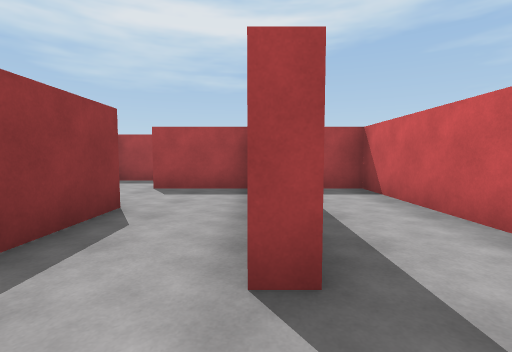
View 1 (above)

24 first-person views from a walk through a 3-D level made in the Unity game engine. The camera is 1.3 m above the floor, tilts 4° down and sees 85° across. The floor is counted in squares, 2 m on a side. Each view is taken from the middle of a square. On the plan, view 1 faces up. The plan holds only what a view shows up to about 9 squares ahead; the rest is blank. The player is left out. Some animated figures are left out.

View 2
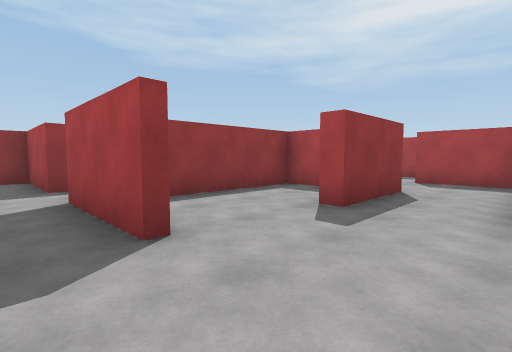

View 3
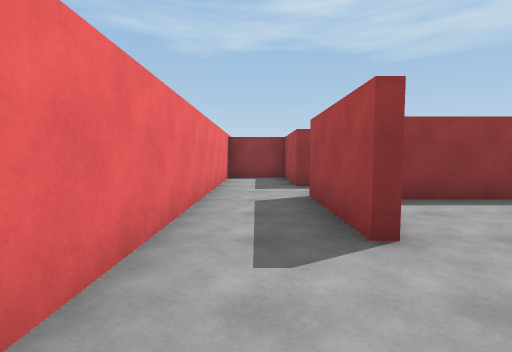

View 4
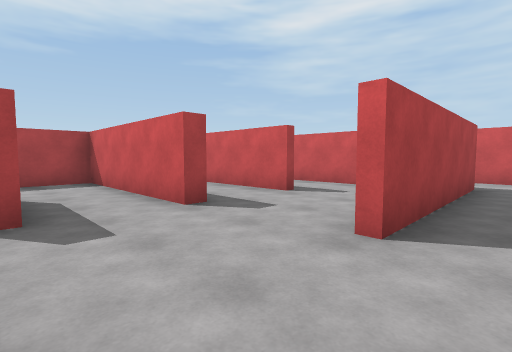

View 5
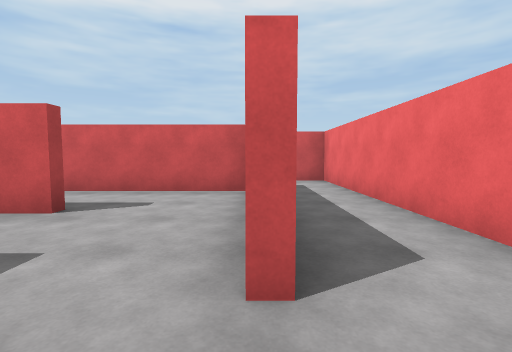

View 6
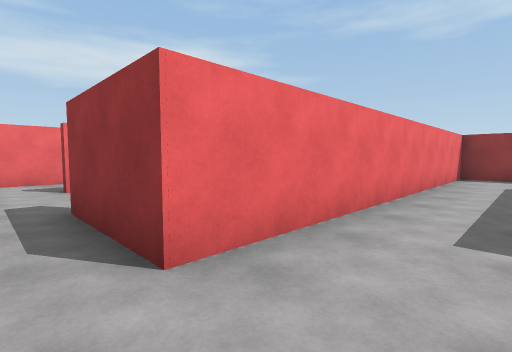

View 7
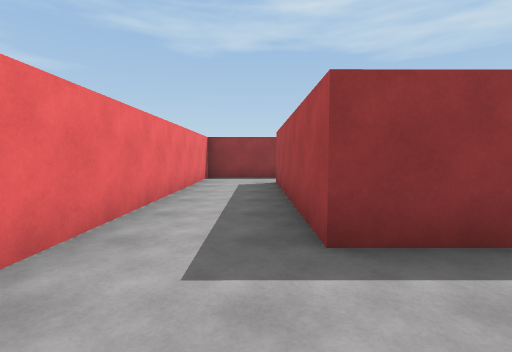

View 8
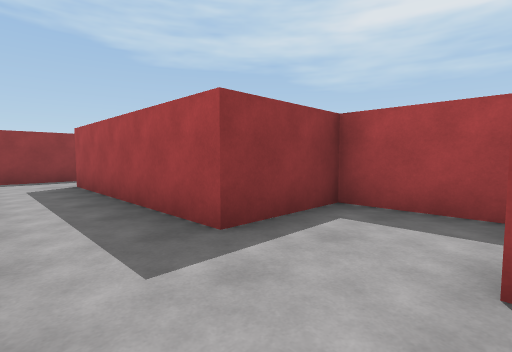

View 9
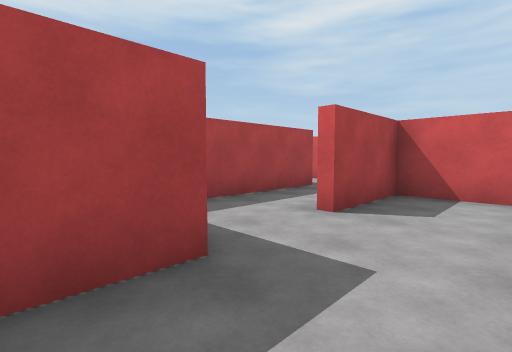

View 10
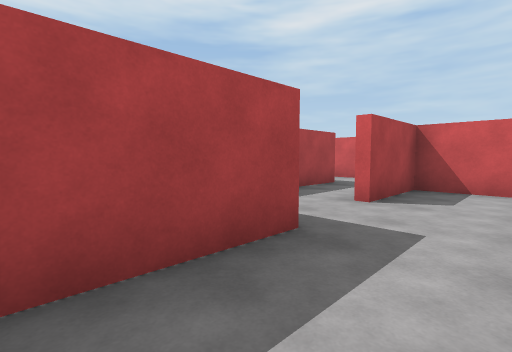

View 11
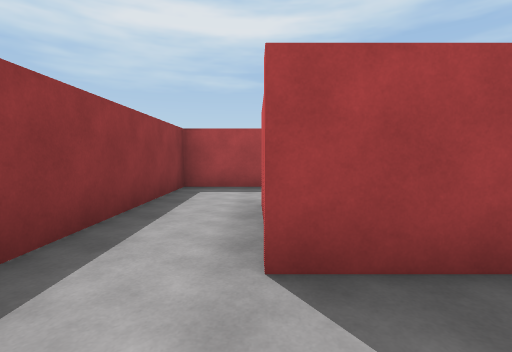

View 12
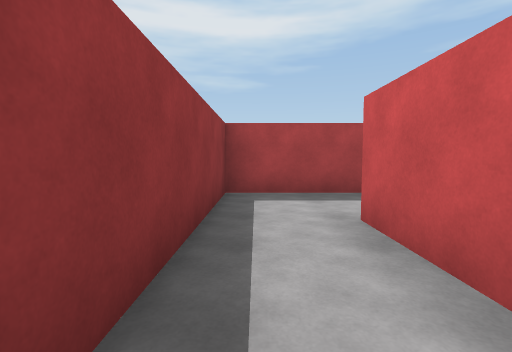

View 13
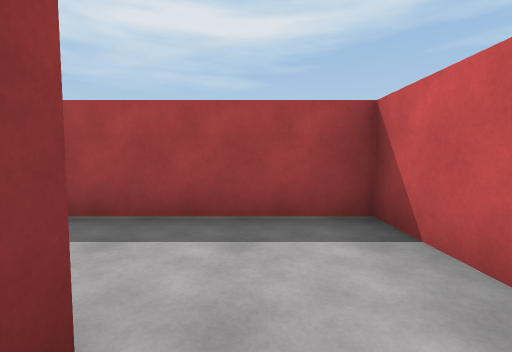

View 14
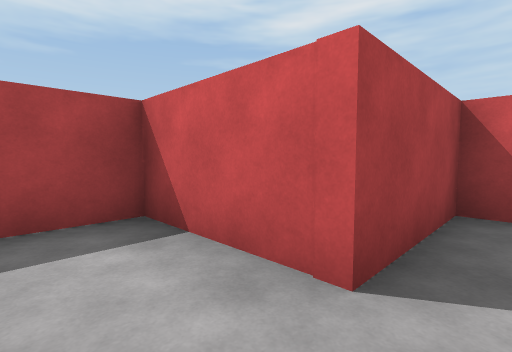

View 15
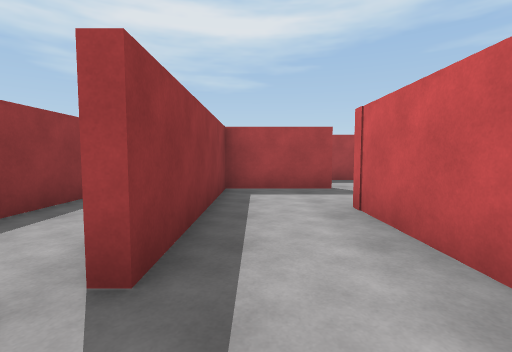

View 16
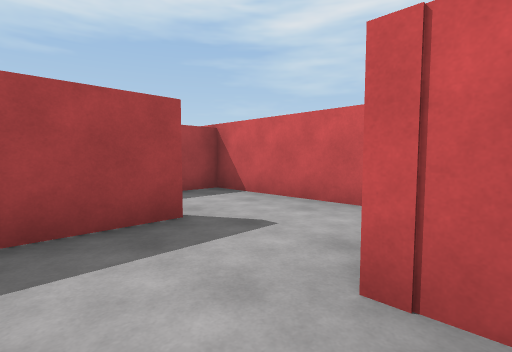

View 17
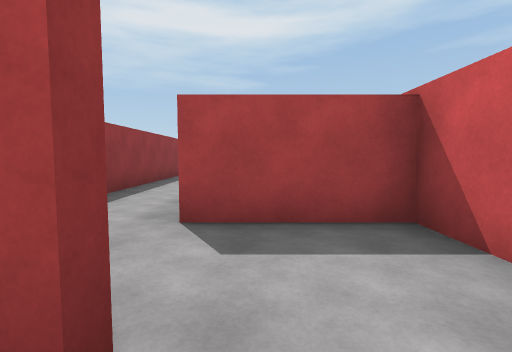

View 18
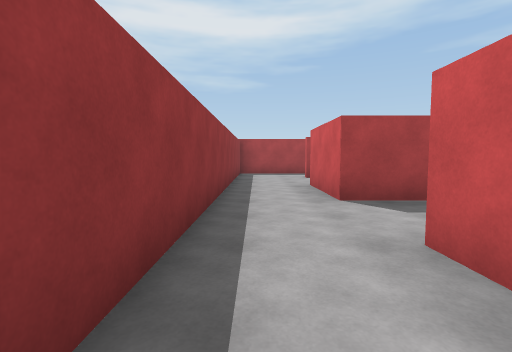

View 19
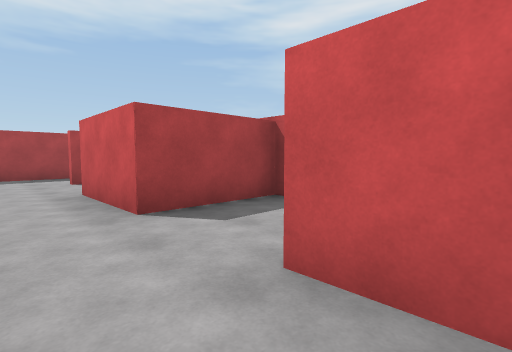

View 20
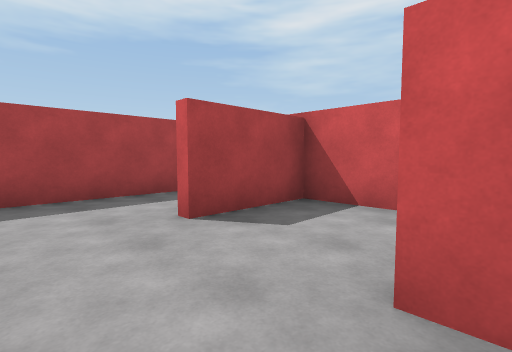

View 21
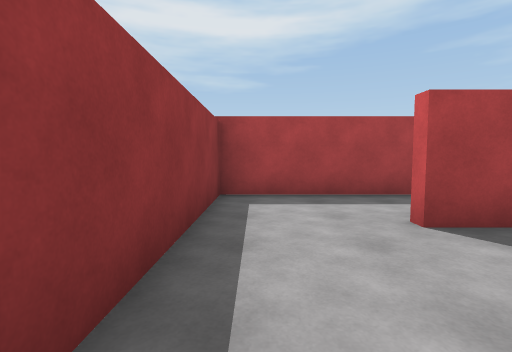

View 22
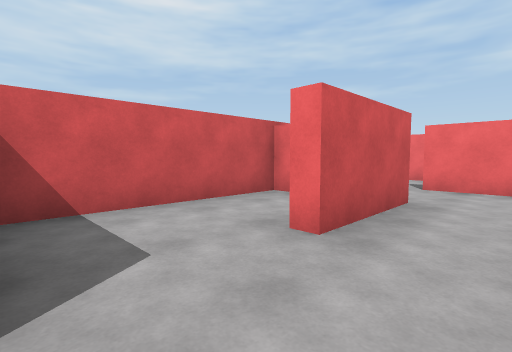

View 23
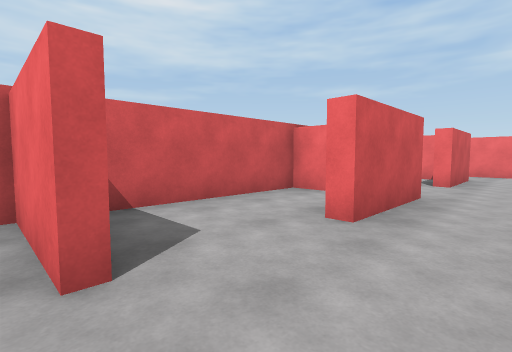

View 24
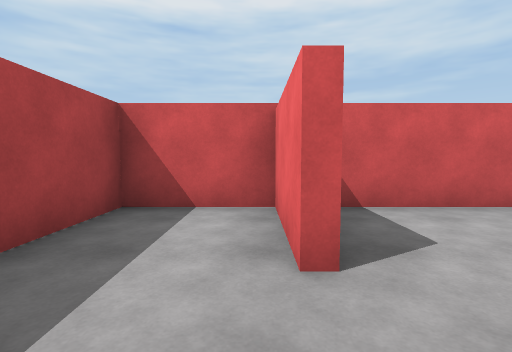

### Floor plan
Key: @ floor where view 1 was taken; # wall or solid block; . floor.
Columns run from 11 left of view 1 to 7 right of it. Each row starts with its distance up from view 1.
 19              ######
 18              #....#
 17              #..###
 16              #....#
 15              #....#
 14              #..#.#
 13              #..#.#
 12              #..###
 11              #....#
 10 ######       #..#.#
  9 #....#       #..#.#
  8 #....#######.#..###
  7 #.#....#.....#....#
  6 #.######.#######..#
  5 #..........#.#....#
  4 #..........#.#....
  3 ##########.#.#..#
  2        #.#.#.#..#
  1        #........#
  0        #...@....#
 -1   ####.##...#####.#
 -2   #...............#
 -3   #################

Positions as (right, up) in squares from view 1, and headings:
1: (0, 0), facing up
2: (0, -2), facing up-left
3: (0, -2), facing left
4: (-2, -2), facing up-right
5: (-1, -1), facing right
6: (-1, 5), facing down-left
7: (-2, 5), facing left
8: (-2, 4), facing up-left
9: (-5, 4), facing up-right
10: (-6, 4), facing up-right
11: (-9, 4), facing up
12: (-10, 5), facing up
13: (-8, 7), facing up
14: (-8, 7), facing up-right
15: (3, 0), facing up
16: (3, 3), facing up-right
17: (5, 5), facing up
18: (3, 8), facing up
19: (3, 9), facing up-right
20: (3, 14), facing up-right
21: (3, 14), facing up
22: (3, 12), facing down-right
23: (3, 17), facing down-right
24: (3, 17), facing right
